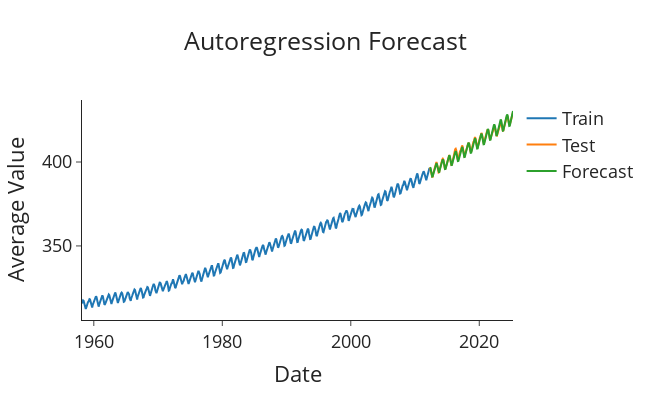

Source (notebook cell):
### Markdown cell above
---

<br>

### Modellazione Autoregressiva (AutoReg) e Previsione

Dopo aver identificato un'adeguata pipeline di trasformazione e differenziazione per ottenere una serie stazionaria (utilizzando la trasformazione Box-Cox seguita da differenziazione stagionale e poi non stagionale), si procede con l'applicazione di un modello autoregressivo (`AutoReg`) per la previsione.

### Code cell
df.index = pd.to_datetime(df.index)
# Set the frequency explicitly to monthly start ('MS')
df = df.asfreq('MS')

# Apply appropriate differencing for multiplicative data
# First seasonal differencing to remove seasonality, then regular differencing for trend
df['diff_seasonal'] = df['BoxCox_average'].diff(12)
df['diff_seasonal_regular'] = df['diff_seasonal'].diff()

# Split into train and test sets
train = df.iloc[:-156]
test = df.iloc[-156:]

# Find best AR order using the properly differenced series
selector = ar_select_order(train['diff_seasonal_regular'].dropna(), maxlag=12)
print(f"Selected AR lags: {selector.ar_lags}")

# Build AR model with consistent differencing approach
model = AutoReg(
    train['diff_seasonal_regular'].dropna(),
    lags=selector.ar_lags
).fit()

# Get forecasts in the differenced domain
diff_forecasts = list(model.forecast(steps=len(test)))

# Convert forecasts back to original domain
# First, undo the regular differencing
seasonal_diff_forecasts = []
last_seasonal_diff = train['diff_seasonal'].iloc[-1]
for i, diff_forecast in enumerate(diff_forecasts):
    if i == 0:
        seasonal_forecast = diff_forecast + last_seasonal_diff
    else:
        seasonal_forecast = diff_forecast + seasonal_diff_forecasts[i-1]
    seasonal_diff_forecasts.append(seasonal_forecast)

# Then, undo the seasonal differencing
boxcox_forecasts = []
for i, seasonal_diff_forecast in enumerate(seasonal_diff_forecasts):
    if i < 12:  # Use actual values from train for the first 12 months
        idx = len(train) - 12 + i
        boxcox_forecast = seasonal_diff_forecast + train['BoxCox_average'].iloc[idx]
    else:  # Use forecasted values for subsequent months
        boxcox_forecast = seasonal_diff_forecast + boxcox_forecasts[i-12]
    boxcox_forecasts.append(boxcox_forecast)

# Finally, invert the Box-Cox transformation
forecasts = inv_boxcox(boxcox_forecasts, lambda0)

# Plot the forecasts
def plot_forecasts(forecasts, title):
    fig = go.Figure()
    fig.add_trace(go.Scatter(x=train.index, y=train['average'], name='Train'))
    fig.add_trace(go.Scatter(x=test.index, y=test['average'], name='Test'))
    fig.add_trace(go.Scatter(x=test.index, y=forecasts, name='Forecast'))
    fig.update_layout(template="simple_white", font=dict(size=18), title_text=title,
                      width=650, title_x=0.5, height=400, xaxis_title='Date',
                      yaxis_title='Average Value')
    return fig.show()

plot_forecasts(forecasts, 'Autoregression Forecast')

mean_abs_err=(np.abs(forecasts-test['average'])/test['average']).mean()
print(f'Mean absolute error: {mean_abs_err}')

### Figure 1 — Plotly figure (JSON) as saved in the notebook; plotly's stock layout.template omitted (floating-point values rounded to 4 significant figures; data arrays with more than 128 entries replaced by an {"elided": "..."} marker saying what was removed)
{"data": [{"name": "Train", "type": "scatter", "x": {"elided": "650 str values"}, "y": {"elided": "650 float values"}}, {"name": "Test", "type": "scatter", "x": {"elided": "156 str values"}, "y": {"elided": "156 float values"}}, {"name": "Forecast", "type": "scatter", "x": {"elided": "156 str values"}, "y": {"elided": "156 float values"}}], "layout": {"font": {"size": 18}, "height": 400, "title": {"text": "Autoregression Forecast", "x": 0.5}, "width": 650, "xaxis": {"title": {"text": "Date"}}, "yaxis": {"title": {"text": "Average Value"}}}}
